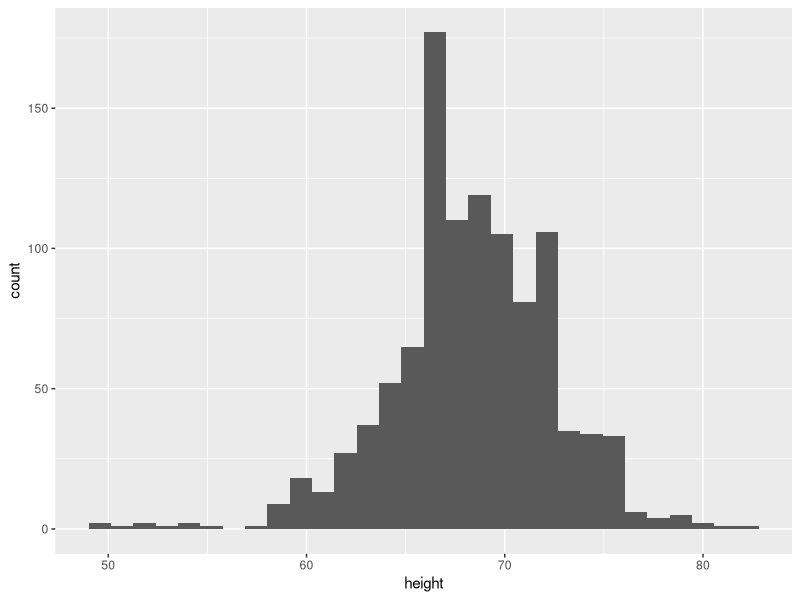
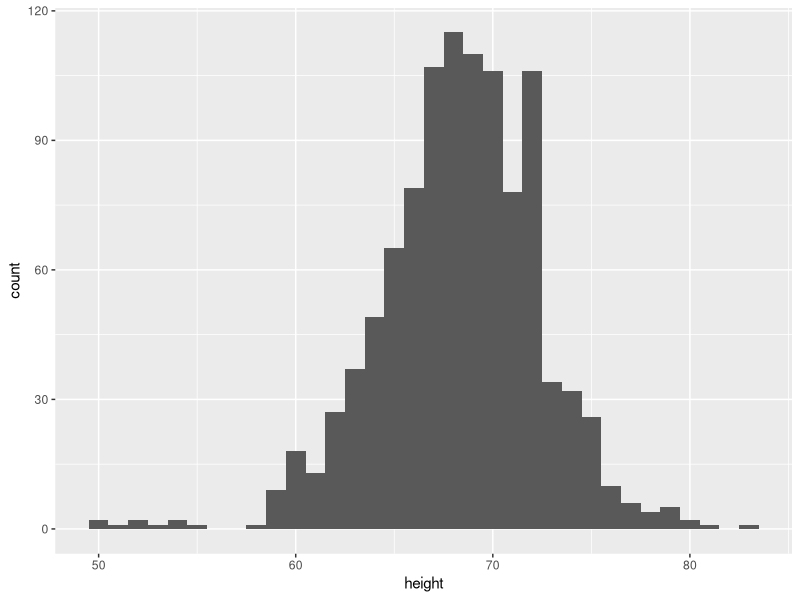
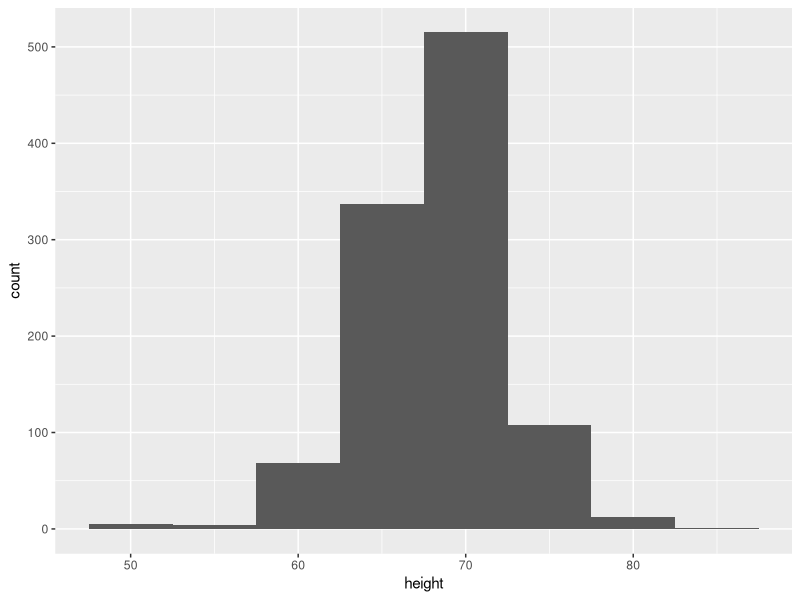
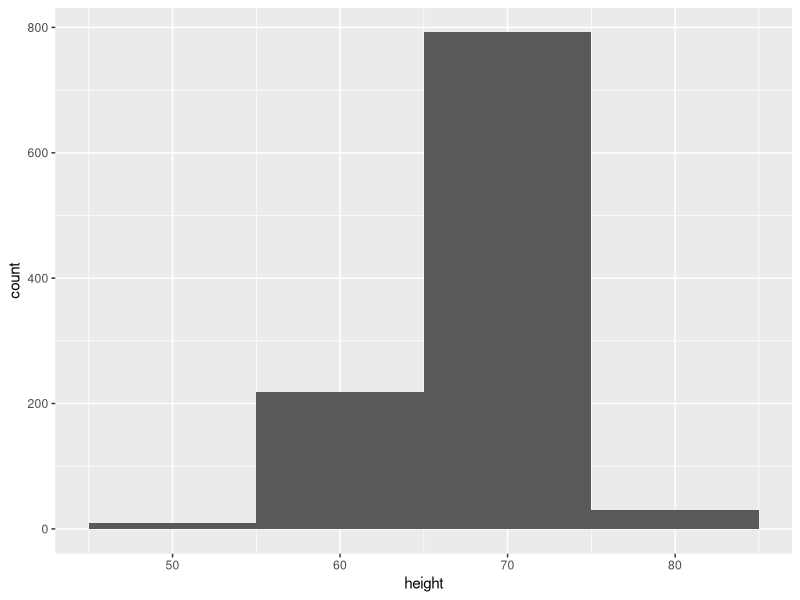
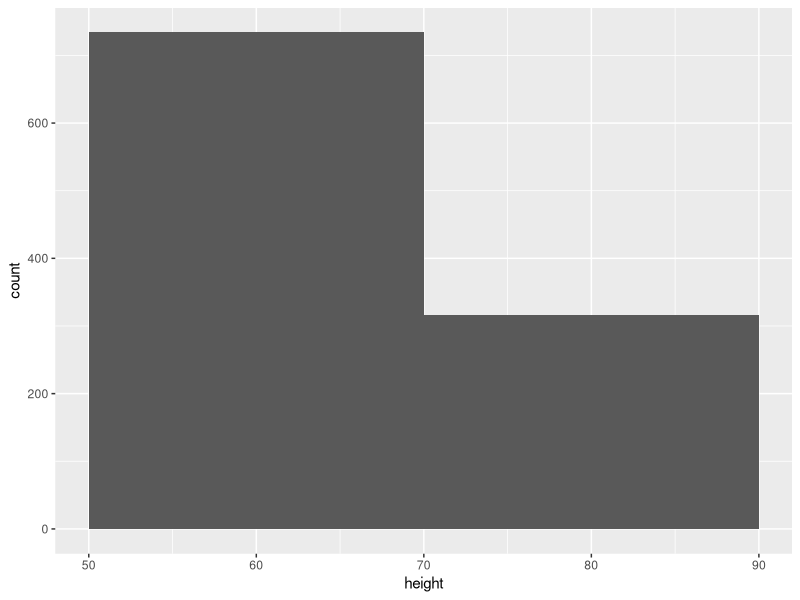
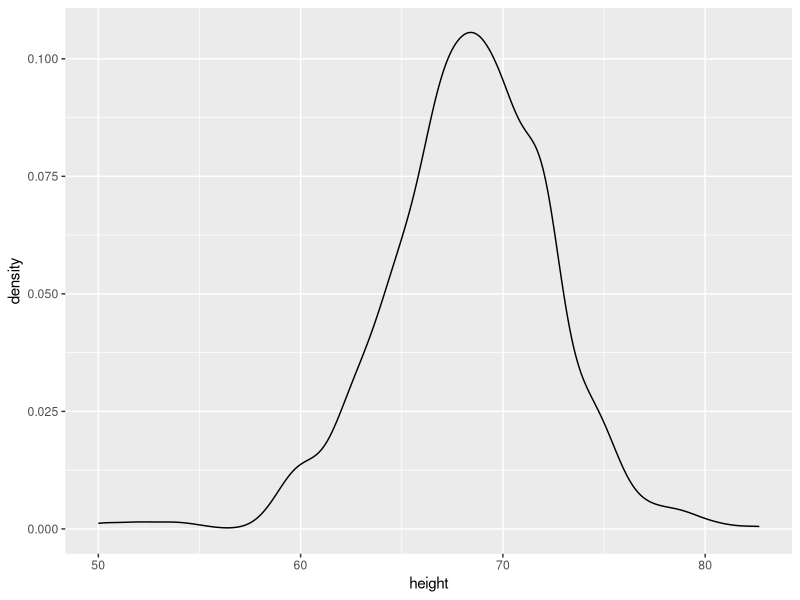
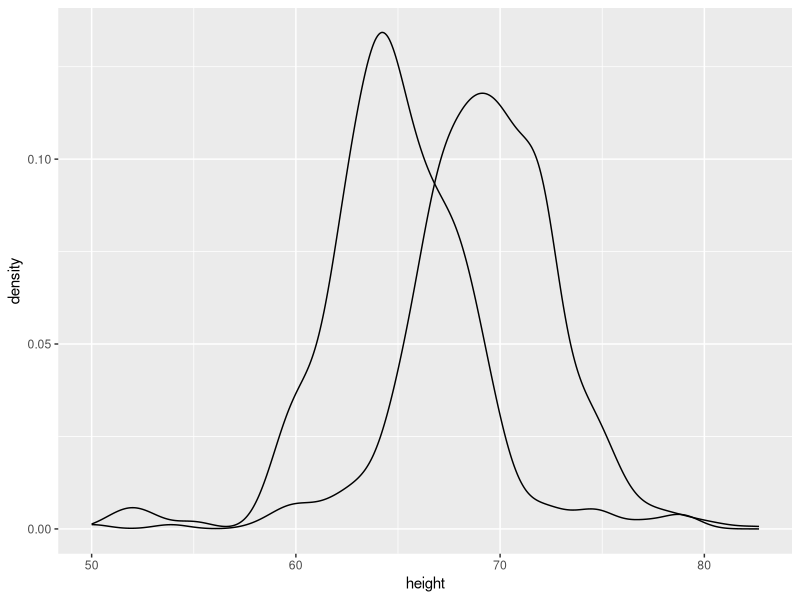
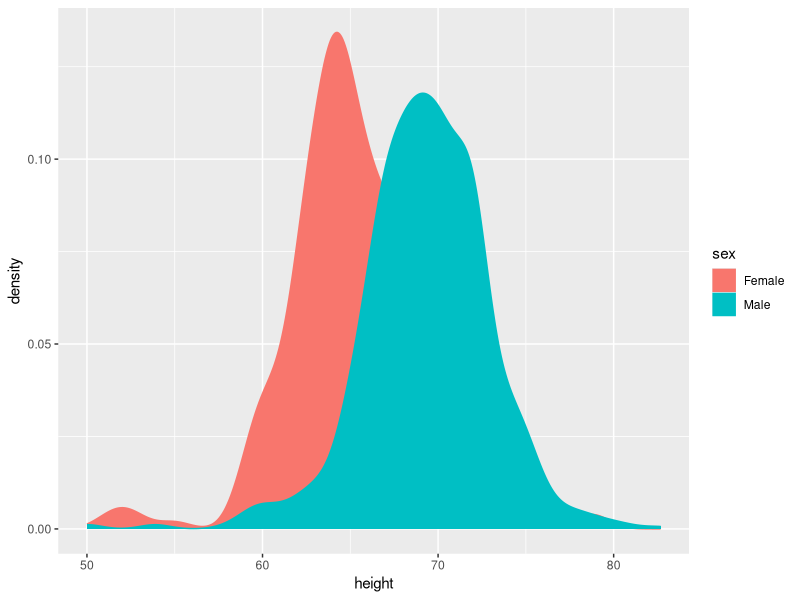

Reproduce these figures in R, in order.
## ---- chunk 1
knitr::opts_chunk$set(echo = TRUE)
library(tidyverse)
## ---- chunk 2
#install.packages("dslabs")
library(dslabs) 
data(heights)
glimpse(heights)
## ---- chunk 3
ggplot(heights) + 
  geom_histogram(aes(x = height))

## ---- chunk 4
ggplot(heights) + geom_histogram(aes(x = height), binwidth = 1)
ggplot(heights) + geom_histogram(aes(x = height), binwidth = 5)
ggplot(heights) + geom_histogram(aes(x = height), binwidth = 10)
ggplot(heights) + geom_histogram(aes(x = height), binwidth = 20)




## ---- chunk 5
ggplot(heights) + 
  geom_density(aes(x = height))

## ---- chunk 6
ggplot(heights) + 
  geom_density(aes(x = height, group = sex))

## ---- chunk 7
ggplot(heights) + 
  geom_density(aes(x = height, group = sex, fill = sex, color = sex))

## ---- chunk 8
ggplot(heights) + 
  geom_density(aes(x = height, group = sex, fill = sex, color = sex), alpha = .5)


## ---- chunk 9
ggplot(heights) + 
  geom_boxplot(aes(x = height, group = sex, fill = sex, color = sex), alpha = .5)
## ---- chunk 10
heights %>%  summarise(mean_height = mean(height), median_height = median(height))
## ---- chunk 11
heights %>% group_by(sex) %>%  summarise(mean_height = mean(height), median_height = median(height))

## ---- chunk 12
heights %>% filter( sex == "Female") %>%  summarise(tall_female = max(height))
heights %>% filter( sex == "Male") %>%  summarise(short_male = min(height))
## ---- chunk 13
# install.packages("pscl")
library(pscl) # loads in the package that has this data. 
## You might need to install this...

# data for presidental elections
votedata <-  presidentialElections
glimpse(votedata)
## ---- chunk 14



## ---- chunk 15



## ---- chunk 16



## ---- chunk 17


## ---- chunk 18


## ---- chunk 19



## ---- chunk 20


## ---- chunk 21
library(maps)
votedata$state <- tolower(votedata$state)  ## states need to be lowercase for linking

states_map <- map_data("state") ## this gives us the lat and long for each point of each state.
  
map_plot <-  ggplot(data =  votedata %>% filter(year == 2008), aes(map_id = state)) +
    geom_map(aes(fill = demVote), map = states_map) +
    expand_limits(x = states_map$long, y = states_map$lat)
map_plot  
## ---- chunk 22
map_plot <-  ggplot(data =  votedata %>% filter(year == 2016), aes(map_id = state)) +
  geom_map(aes(fill = demVote), map = states_map)+
  expand_limits(x = states_map$long, y = states_map$lat)
map_plot  
## ---- chunk 23


## ---- chunk 24


## ---- chunk 25


## ---- chunk 26
library(palmerpenguins)
glimpse(penguins)
## ---- chunk 27


## ---- chunk 28


## ---- chunk 29


## ---- chunk 30



## ---- chunk 31



## ---- chunk 32
